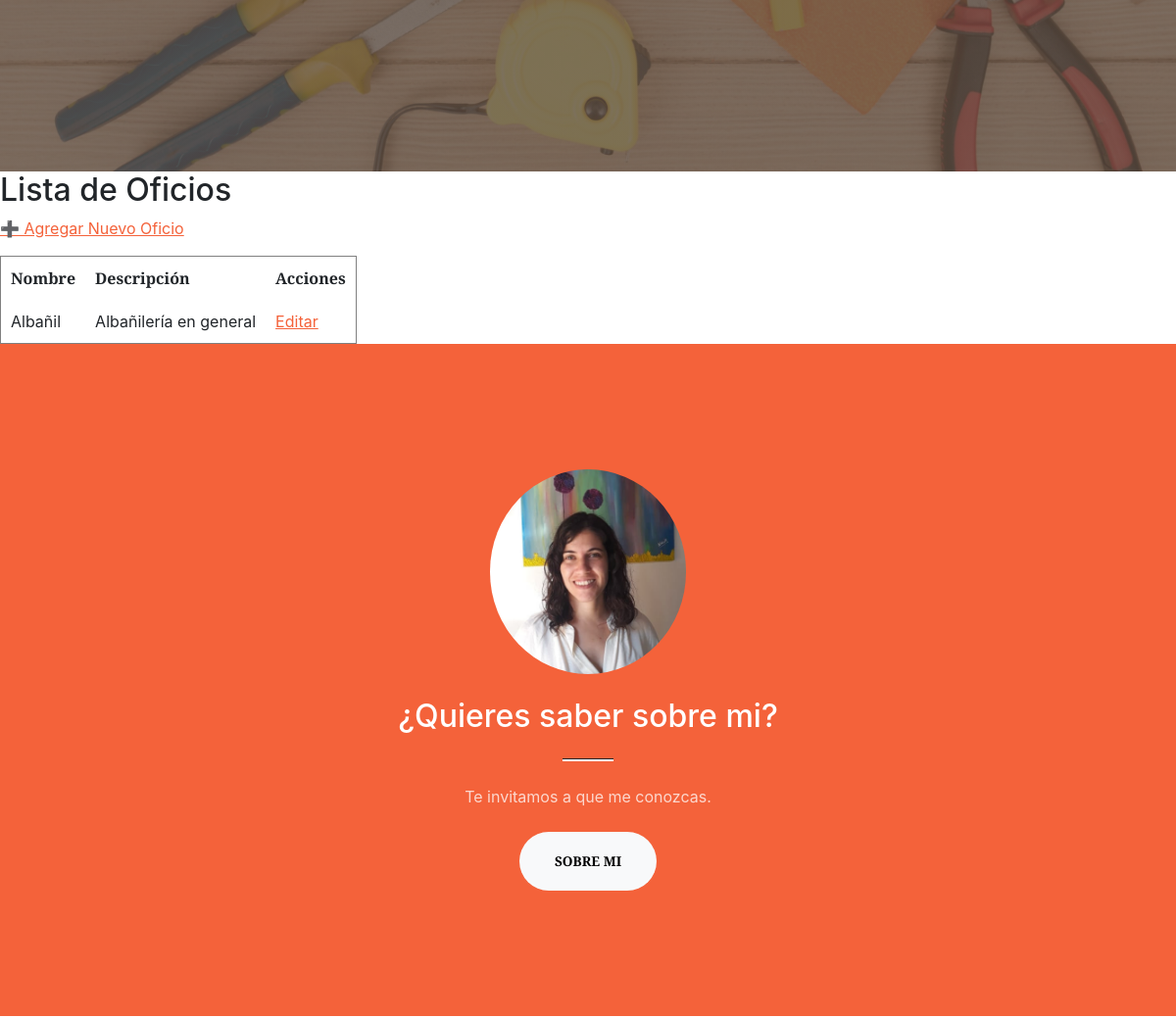
The app's page /oficios/ (signed in, middle part), older data.
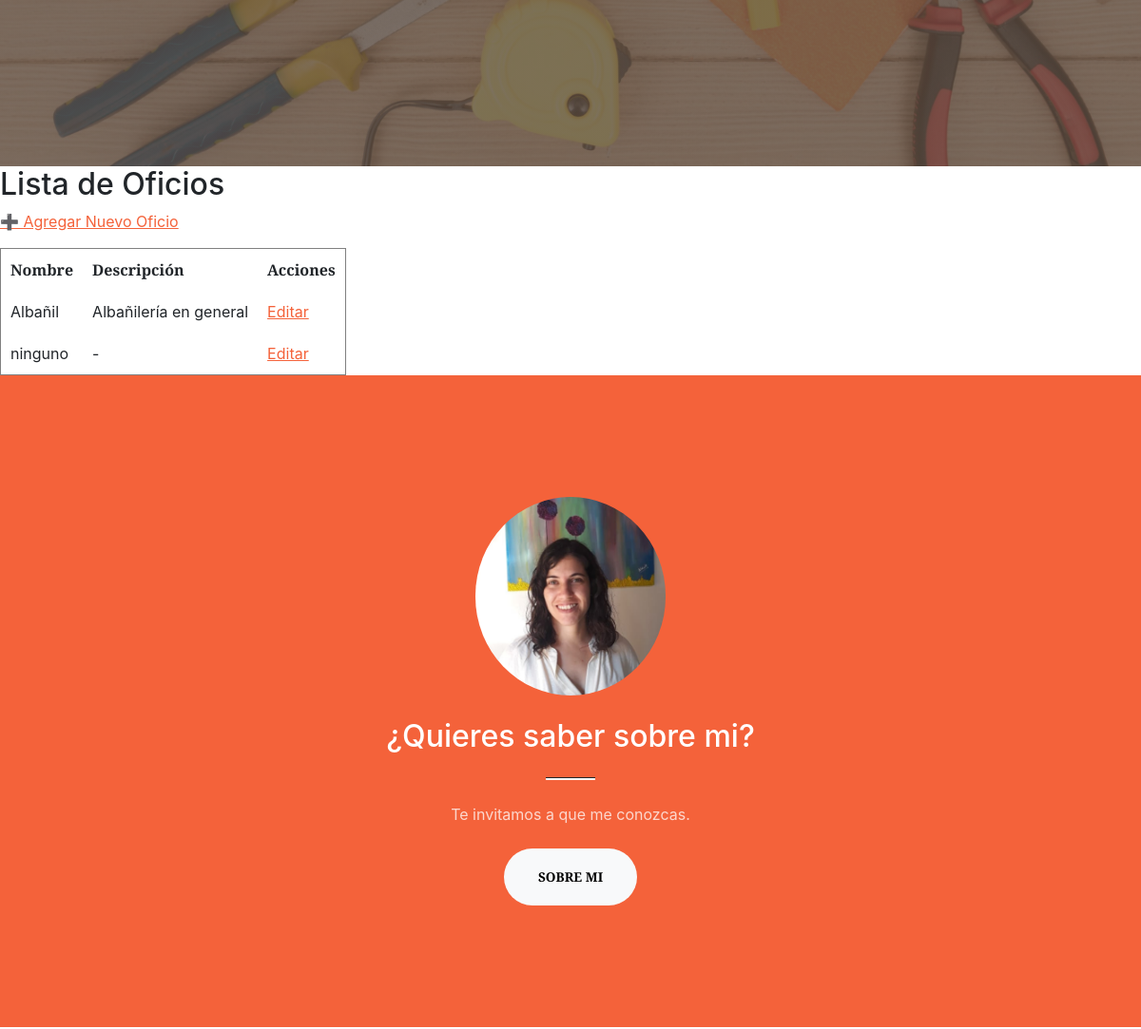
The same page, newer data.
### ArreglaTodo/models.py (models this page shows, shortened)
class Oficio(models.Model):
    nombre = models.CharField(max_length=100, unique=True)
    descripcion = models.TextField()
    class Meta:
        verbose_name = "Oficio"
        verbose_name_plural = "Oficios"
        ordering = ['nombre']

### ArreglaTodo/views.py (the view)
# urls.py: path('oficios/', listar_oficios, name='oficio-list'),
@login_required
def listar_oficios(request):
    oficios = Oficio.objects.all()
    return render(request, 'entidades/oficio_list.html', {'oficios': oficios})

### ArreglaTodo/templates/entidades/oficio_list.html (shortened to what this page needs)
{% extends 'entidades/index.html' %}
{% load static %}
{% block contenido %}
    <h2>Lista de Oficios</h2>
    <p>
        <a href="{% url 'arreglatodo:oficio-crear' %}">➕ Agregar Nuevo Oficio</a>
    </p>
    {% if oficios %}
        <table border="1" cellpadding="10">
            <thead>
                <tr>
                    <th>Nombre</th>
                    <th>Descripción</th>
                    <th>Acciones</th>
                </tr>
            </thead>
            <tbody>
                {% for oficio in oficios %}
                <tr>
                    <td>{{ oficio.nombre }}</td>
                    <td>{{ oficio.descripcion|default:"Sin descripción" }}</td>
                    <td>
                        <a href="{% url 'arreglatodo:oficio-editar' pk=oficio.pk %}">Editar</a>
                    </td>
                </tr>
                {% endfor %}
            </tbody>
        </table>
    {% else %}
        <p>No hay oficios registrados.</p>
    {% endif %}
{% endblock contenido %}

Row changes from the older to the newer data that the page shows:
added Oficio: nombre "ninguno", descripcion "-"
